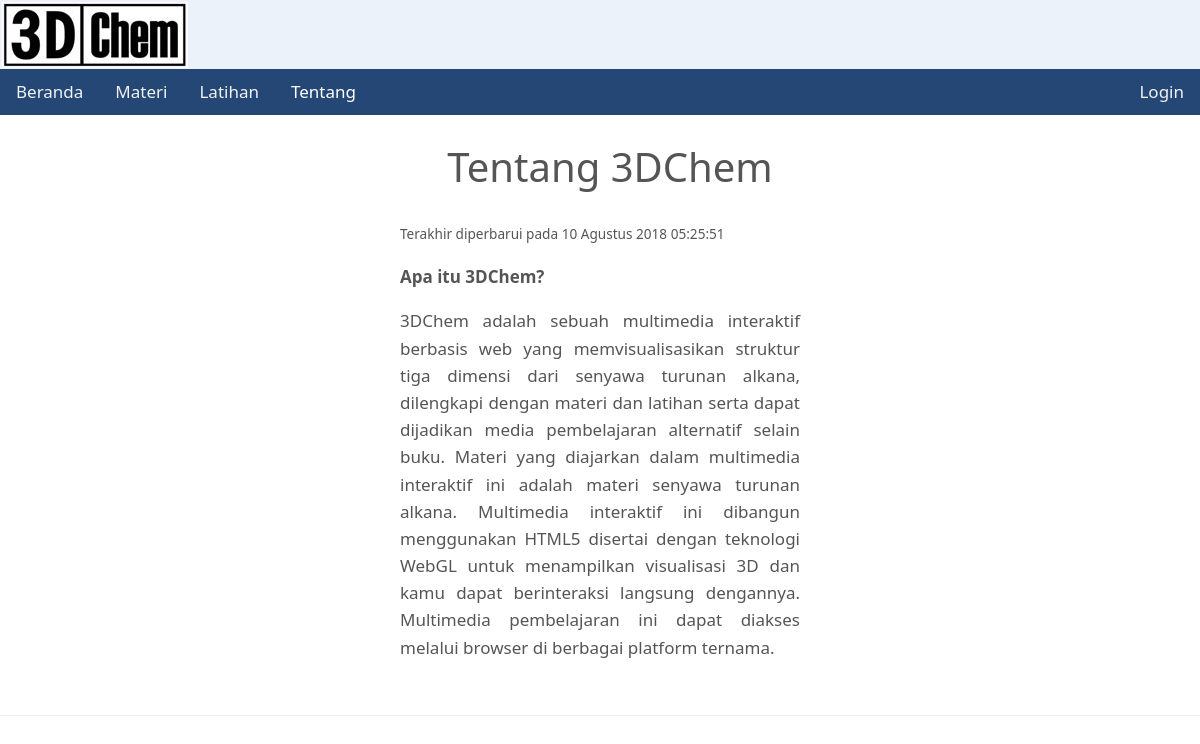
/profil.php?id=10, run on the app's committed database.
### tables this page shows
CREATE TABLE IF NOT EXISTS `profil` (
  `id_artikel` int(11) NOT NULL AUTO_INCREMENT,
  `judul_artikel` varchar(70) NOT NULL,
  `tgl_terbit_artikel` datetime NOT NULL,
  `isi_artikel` text NOT NULL,
  PRIMARY KEY (`id_artikel`)
);

### conf/koneksi.php (called while the page is built, shortened)
<?php
function tanggal($dt,$with_timestamp=false){
 $bulan=array(
  "00" => "N/A",
  "01" => "Januari",
  "02" => "Februari",
  "03" => "Maret",
  "04" => "April",
  "05" => "Mei",
  "06" => "Juni",
  "07" => "Juli",
  "08" => "Agustus",
  "09" => "September",
  "10" => "Oktober",
  "11" => "November",
  "12" => "Desember"
 );
 $date=explode("-",$dt);
 $tahun=substr($date[2],0,2);
 $tanggal=$tahun." ".$bulan[$date[1]]." ".$date[0];
 if($with_timestamp){
  $tanggal .= " ".substr($date[2],3);
 }
 return $tanggal;
}
 ?>

### profil.php (the view, shortened to what this page needs)
<?php
include_once('conf/koneksi.php');
?>
<!DOCTYPE html>
<html lang="en">
  <head>
    <link rel="stylesheet" href="assets/css/w3.css">
    <link rel="stylesheet" href="assets/css/test.css">
  </head>
  <body>
    <header>
    <a href="index.php"><img src="logo.jpg"></a>
    </header>
    <div class="topnav">
      <a href="index.php">Beranda</a>
      <a href="materi.php">Materi</a>
      <a href="latihan.php">Latihan</a>
      <div class="dropdown">
      <button class="dropbtn">Tentang</button>
    </div>
      <a style="float:right" href="modul/login.php">Login</a>
    </div>
<?php
$query = mysql_query("select * from profil where id_artikel='".$_GET['id']."'");
$artikel = mysql_fetch_assoc($query);
?>
    <div class="container" style="margin-left:400px;margin-right:400px;text-align: justify;font-size:17px;font-family: 'Segoe UI';line-height: 1.6;min-height:70vh">
     <div class="row">
      <div class="col-md-8">
       <h1 style="
      text-align: center;
      font-size: 40px;
      ">
      <?= $artikel['judul_artikel'] ?></h1>
       <p><small>Terakhir diperbarui pada <?= tanggal($artikel['tgl_terbit_artikel'],true) ?></small></p>
           <?= html_entity_decode($artikel['isi_artikel']) ?>
      </div>
     </div>
    </div>
    <hr />

### assets/css/w3.css (style rules this page uses)
html { -ms-text-size-adjust:100%;-webkit-text-size-adjust:100% }
body { margin:0 }
article,aside,details,figcaption,figure,footer,header,hgroup,main,menu,nav,section,summary { display:block }
a { -webkit-tap-highlight-color:transparent;background-color:transparent }
b,strong { font-weight:bold }
small { font-size:80% }
img { border:0 }
hr { -moz-box-sizing:content-box;box-sizing:content-box }
button,input,optgroup,select,textarea { color:inherit;font:inherit;margin:0 }
button { overflow:visible }
button,select { text-transform:none }
button,html input[type=button],input[type=reset],input[type=submit] { -webkit-appearance:button;cursor:pointer }
html,body { font-family:Verdana,sans-serif;font-size:15px;line-height:1.5 }
h1,h2,h3,h4,h5,h6,.w3-slim,.w3-wide { font-family:"Segoe UI",Arial,sans-serif }
h1 { font-size:36px }
h1,h2,h3,h4,h5,h6 { font-weight:400;margin:10px 0 }
hr { height:0;border:0;border-top:1px solid #eee;margin:20px 0 }
img { margin-bottom:-5px }
a { color:inherit }

### assets/css/test.css (style rules this page uses)
header { background-color: #ecf2f9; color: white; text-align: left; padding: 2px; }
.topnav { overflow: hidden; background-color: #244775; }
.topnav a { float: left; color: #f2f2f2; text-align: center; padding: 14px 16px; text-decoration: none; font-family: 'Segoe UI'; font-size: 17px; }
.dropdown { float: left; overflow: hidden; }
.dropdown .dropbtn { font-size: 17px; border: none; outline: none; color: white; padding: 14px 16px; background-color: inherit; font-family: 'Segoe UI'; margin: 0; }
.dropdown:hover, .dropbtn { background-color: #8bb0da; }

### profil.php (style rules this page uses)
* { box-sizing: border-box; }
html { height: 100%; }
body { background-color: #ffffff; margin: 0px; height: 100%; color: #555; font-family: 'inconsolata'; font-size: 15px; line-height: 18px; overflow: hidden; }
h1 { margin-top: 20px; margin-bottom: 20px; margin-left: 20px; font-size: 25px; font-weight: normal; }
a { font-family: 'Segoe UI'; font-size: 15px; text-decoration: none; }

### data on the page
profil: judul_artikel "Tentang 3DChem", tgl_terbit_artikel "10 Agustus 2018 05:25:51", isi_artikel "Apa itu 3DChem? 3DChem adalah sebuah multimedia interaktif berbasis web yang memvisualisasikan struktur tiga dimensi dari senyawa turunan alkana, dilengkapi dengan materi dan latihan serta dapat dijadikan media pembelajaran alternatif selain buku. Materi yang diajarkan dalam multimedia interaktif ini adalah materi senyawa turunan alkana. Multimedia interaktif ini dibangun menggunakan HTML5 disertai dengan teknologi WebGL untuk menampilkan visualisasi 3D dan kamu dapat berinteraksi langsung dengannya. Multimedia pembelajaran ini dapat diakses melalui browser di berbagai platform ternama."
